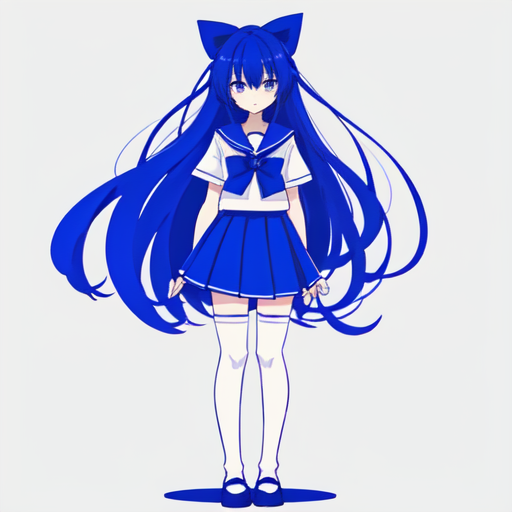
#> input picture assets/reference.png, 512 x 512 px
$ python -i renderer.py   (imports and definitions only)
#> lines starting #> are read from the running program, lines starting #| are printed output that depends on the picture
"""
renderer.py — OpenCV display window with FPS overlay and optional skeleton.
"""

import time
from collections import deque

import cv2
import numpy as np


class Renderer:
    """
    Displays generated frames in an OpenCV window.

    Parameters
    ----------
    title : str
    show_fps : bool
    show_skeleton : bool   — if True, blend the skeleton control map on top
    skeleton_alpha : float — opacity of skeleton overlay (0–1)
    max_fps : float        — cap display rate (0 = uncapped)
    """

    def __init__(
        self,
        title: str = "GenTuber v1",
        show_fps: bool = True,
        show_skeleton: bool = True,
        skeleton_alpha: float = 0.25,
        max_fps: float = 60.0,
    ):
        self.title = title
        self.show_fps = show_fps
        self.show_skeleton = show_skeleton
        self.skeleton_alpha = skeleton_alpha
        self._min_interval = 1.0 / max_fps if max_fps > 0 else 0.0
        self._last_show = 0.0

        self._fps_counter = _FPSCounter()
        cv2.namedWindow(title, cv2.WINDOW_NORMAL)

    def show(
        self,
        frame_rgb: np.ndarray,
        skeleton_rgb: np.ndarray | None = None,
        source_rgb: np.ndarray | None = None,
    ) -> bool:
        # Rate cap — skip display if we're ahead of monitor refresh
        now = time.perf_counter()
        if self._min_interval > 0 and (now - self._last_show) < self._min_interval:
            key = cv2.waitKey(1) & 0xFF
            return key != ord("q")
        self._last_show = now

        display = frame_rgb.copy()

        # Skeleton overlay — use cv2.addWeighted on masked region
        if self.show_skeleton and skeleton_rgb is not None:
            mask = skeleton_rgb.sum(axis=2) > 0
            if mask.any():
                # Blend only where skeleton is non-zero (faster than full-frame blend)
                display[mask] = cv2.addWeighted(
                    skeleton_rgb,
                    self.skeleton_alpha,
                    display,
                    1.0 - self.skeleton_alpha,
                    0,
                )[mask]

        # FPS counter
        fps = self._fps_counter.tick()
        if self.show_fps:
            cv2.putText(
                display,
                f"FPS: {fps:.1f}",
                (10, 28),
                cv2.FONT_HERSHEY_SIMPLEX,
                0.8,
                (0, 255, 0),
                2,
                cv2.LINE_AA,
            )
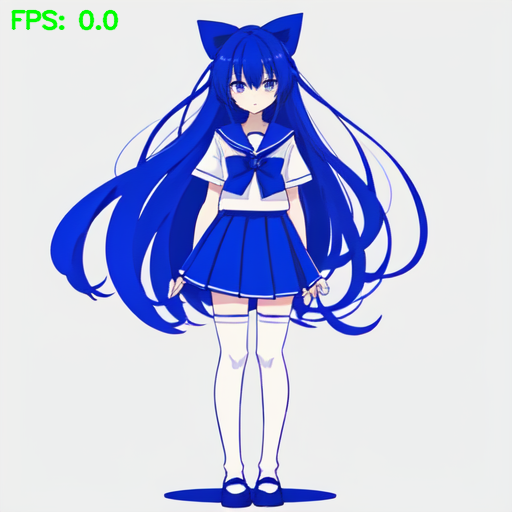
#> display: shape (512, 512, 3); mean R, G, B 190.6, 197, 227.2

        # Side-by-side: source (left) | generated (right)
        if source_rgb is not None:
            h, w = display.shape[:2]
            src_resized = cv2.resize(source_rgb, (w, h))
            # Add label to source
            cv2.putText(
                src_resized,
                "Source",
                (10, 28),
                cv2.FONT_HERSHEY_SIMPLEX,
                0.8,
                (0, 255, 0),
                2,
                cv2.LINE_AA,
            )
            combined = np.hstack([src_resized, display])
            bgr = cv2.cvtColor(combined, cv2.COLOR_RGB2BGR)
        else:
            bgr = cv2.cvtColor(display, cv2.COLOR_RGB2BGR)

        cv2.imshow(self.title, bgr)

        key = cv2.waitKey(1) & 0xFF
#> (key q is pressed here)
        return key != ord("q")

    def close(self) -> None:
        cv2.destroyAllWindows()


class _FPSCounter:
    def __init__(self, window: int = 60):
        self._times: deque = deque(maxlen=window)

    def tick(self) -> float:
        self._times.append(time.perf_counter())
        if len(self._times) < 2:
            return 0.0
        return (len(self._times) - 1) / (self._times[-1] - self._times[0])

>>> import cv2
>>> picture = cv2.cvtColor(cv2.imread('../assets/reference.png'), cv2.COLOR_BGR2RGB)
>>> result = Renderer().show(picture)
#> result = False
